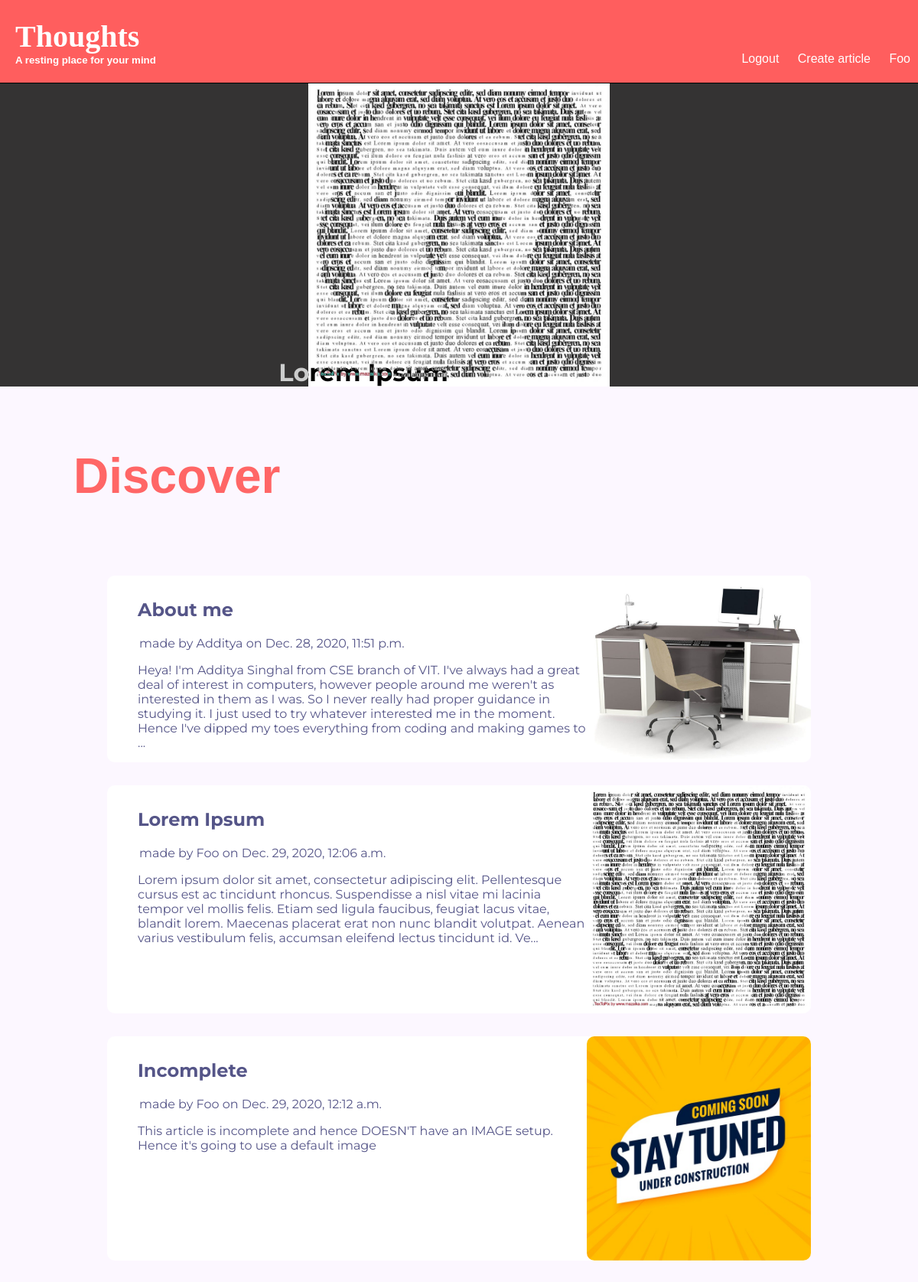
Screenshot of /articles/ (signed in) with the database file from the repository.
### articles/models.py (models this page shows, shortened)
class Article(models.Model):
	def_ups = {'upvoters': []}
	j_ups = json.dumps(def_ups)
	title = models.CharField(max_length=80)
	body = models.TextField()
	date = models.DateTimeField(auto_now_add=True)
	slug = models.SlugField()
	author = models.ForeignKey(User, default=None, on_delete=models.CASCADE)
	media = models.ImageField(default='default.jpg', blank=True)
	upvotes = models.TextField(default=j_ups)
	def preview(self):
		maxchar = 350
		return self.body[:maxchar] + "..." if len(self.body) > maxchar else self.body

### articles/views.py (the view)
# urls.py: path('', article_views.article_list, name = 'home'),
def article_list(request):
	articles = Article.objects.all().order_by('date')
	if articles:
		feat = random.choice(articles)
		return render(request, "articles/article_list.html", {'articles_list':articles, 'feat':feat})
	return render(request, "articles/article_list.html", {'articles_list':articles, 'feat':None})

### articles/templates/articles/article_list.html
{% extends 'basetemp.html' %}
{% block content %}
	<div class="featured">
		<div class="article-feat">
			<img src="{{ feat.media.url }}" class="feat-image">
			<div class="feat-text">
				<h1 style="mix-blend-mode:difference;color: #FFF; font-family: montserrat;">{{ feat.title }}</h1>
			</div>
		</div>
	</div>
	<h1 class="page-title">Discover</h1>
	<div class="articles-wrapper">
		{% for article in articles_list %}
		<a href="{% url 'articles:detail' slug=article.slug %}">
			<div class="article-preview">
				<div class="top-pad">
					<h2 >
						{{article.title}}
					</h2>
					<p style="margin:2px;">made by {{article.author.first_name}} on {{article.date}}</p>
					<p>{{article.preview}}</p>
				</div>
				<img src="{{ article.media.url }}">
			</div>
		</a>
		{% endfor %}
	</div>
{% endblock %}

### templates/basetemp.html (shortened to what this page needs)
{% load static %}
<!DOCTYPE html>
<html>
<head>
	<link rel="stylesheet" type="text/css" href="{% static 'styles.css' %}">
</head>
<body>
	<header class="navbar">
		<div class='logo'>
			<a href="{% url 'articles:list' %}">
				<h1 class="heading">Thoughts</h1>
				<h5 class="slogan">A resting place for your mind</h5>
			</a>
		</div>
		<nav class="right">
			<ul>
				{% if user.is_authenticated %}
				<li>
					<a href="{% url 'accounts:logout' %}">Logout</a>
				</li>
				<li>
					<a href="{% url 'articles:create' %}">Create article</a>
				</li>
				<li>
					<a href="{% url 'accounts:profile' %}">{{ user.first_name }}</a>
				</li>
				{% endif %}
			</ul>
		</nav>
	</header>
	<div class='base'>
		{% block content %}
		{% endblock%}
	</div>
</body>
</html>

### assets/styles.css (style rules this page uses)
body { background-color: #fcf7ff; background-repeat: no-repeat; color: #222; margin: 0px; margin-top: 105px; }
.articles-wrapper { padding: 20px; border-radius: 10px; margin: 10px 10vw; }
a, a:hover, a:visited { color: #fff; text-decoration: none; }
.page-title { color: #F66; font-family: Helvetica; font-size: 8vh; margin-left: 8vw; margin-top: 10vh; }
.navbar { padding: 0px 20px; background-color: #ff5e5e; border-bottom: 1px solid black; display: grid; grid-template-columns: 1fr 1fr; justify-items: center; font-family: Helvetica; position: fixed; top: 0; width: 100%; z-index: 999 }
.logo { justify-self: left; }
.heading { margin-bottom: 0px; margin-top: 3vh; font-size: 5vh; font-family: 'Gill sans'; color: white; }
.slogan { margin-top: 0px; color: white; }
nav { position: absolute; bottom: 6px; right: 40px; }
nav li { display: inline-block; margin: 0px 10px; }
.article-preview { padding-left: 40px; border-radius: 10px; display: grid; grid-template-columns: 2fr 1fr; margin: 30px 0px; background-color: #FFF; }
.article-preview img { max-width: 100%; border-radius: 10px; }
.article-preview * { color: #558; font-family: Montserrat; }
.article-feat { height: 400px; background-color: #343333; }
.feat-image { max-height: 100%; display: block; margin: auto; }
.feat-text { text-align: center; margin-top: -40px; margin-right: 250px; bottom: 30px; }
.feat-text h1 { margin: 2px; }
.top-pad { padding-top: 10px; }

### rows the page displays
Article: media (picture), title "Lorem Ipsum", author.first_name "Foo", date "Dec. 29, 2020, 12:06 a.m.", preview "Lorem ipsum dolor sit amet, consectetur adipiscing elit. Pellentesque cursus est ac tincidunt rhoncus. Suspendisse a nisl vitae mi lacinia tempor vel mollis felis. Etiam sed ligula faucibus, feugiat lacus vitae, blandit lorem. Maecenas placerat erat non nunc blandit volutpat. Aenean varius vestibulum felis, accumsan eleifend lectus tincidunt id. Ve..."
Article: title "About me", author.first_name "Additya", date "Dec. 28, 2020, 11:51 p.m.", preview "Heya! I'm Additya Singhal from CSE branch of VIT. I've always had a great deal of interest in computers, however people around me weren't as interested in them as I was. So I never really had proper guidance in studying it. I just used to try whatever interested me in the moment. Hence I've dipped my toes everything from coding and making games to ...", media (picture)
Article: title "Incomplete", author.first_name "Foo", date "Dec. 29, 2020, 12:12 a.m.", preview "This article is incomplete and hence DOESN'T have an IMAGE setup. Hence it's going to use a default image", media (placeholder picture)

### other values shown
{{ user.first_name }} "Foo"
